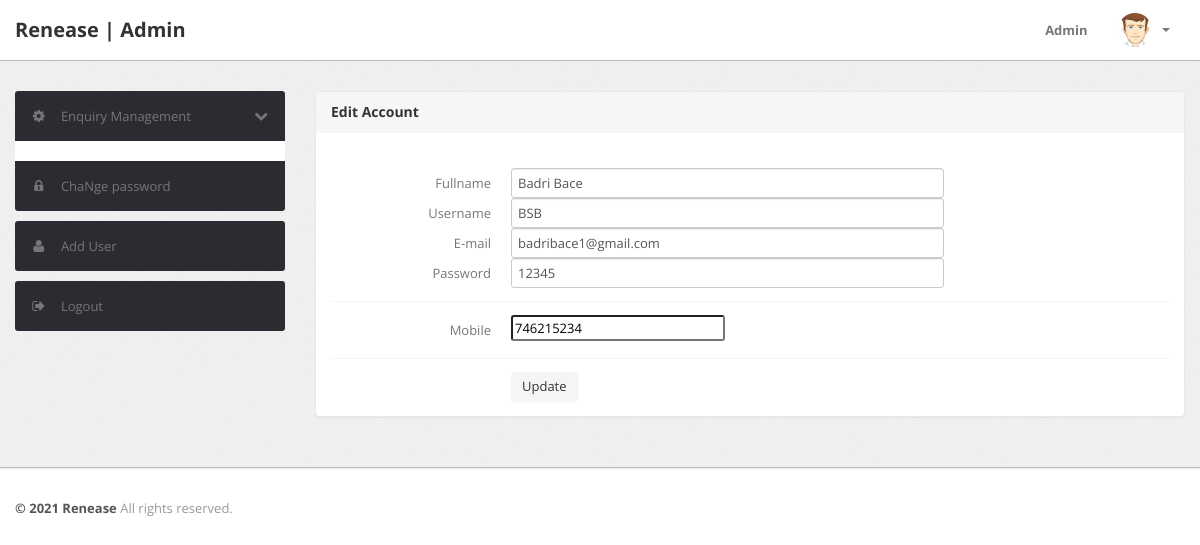
/RenEase/Admin/edit-user.php?id=3 (signed in), run on the app's committed database.
### tables this page shows
CREATE TABLE `users` (
  `id` int(11) NOT NULL,
  `fullname` varchar(50) NOT NULL,
  `username` varchar(50) NOT NULL,
  `email` varchar(50) NOT NULL,
  `password` varchar(50) NOT NULL,
  `PhoneNumber` int(10) NOT NULL,
  `RegON` timestamp NOT NULL DEFAULT current_timestamp()
);

### RenEase/Admin/edit-user.php (the view, shortened to what this page needs)
<?php
include('../setting/config.php');
?>
<!DOCTYPE html>
<html lang="en">
<head>
	<link type="text/css" href="bootstrap/css/bootstrap.min.css" rel="stylesheet">
	<link type="text/css" href="bootstrap/css/bootstrap-responsive.min.css" rel="stylesheet">
	<link type="text/css" href="css/theme.css" rel="stylesheet">
	<link type="text/css" href="images/icons/css/font-awesome.css" rel="stylesheet">
</head>
<body>
<?php include('include/header.php');?>
	<div class="wrapper">
		<div class="container">
			<div class="row">
<?php include('include/sidebar.php');?>
			<div class="span9">
					<div class="content">
						<div class="module">
							<div class="module-head">
								<h3>Edit Account</h3>
							</div>
							<div class="module-body">
									<br />
			<form class="form-horizontal row-fluid" name="Category" method="post" >
<?php
$id=intval($_GET['id']);
$query=mysqli_query($DBcon,"select * from users where id='$id'");
while($row=mysqli_fetch_array($query))
{
?>
<div class="control-group">
<label class="control-label" for="basicinput">Fullname</label>
<div class="controls">
<input type="text" placeholder="Enter Full Name"  name="names" value="<?php echo  htmlentities($row['fullname']);?>" class="span8 tip" required>
</div>
<label class="control-label" for="basicinput">Username</label>
<div class="controls">
<input type="text" placeholder="Enter User Name"  name="uname" value="<?php echo  htmlentities($row['username']);?>" class="span8 tip" required>
</div>
<label class="control-label" for="basicinput">E-mail</label>
<div class="controls">
<input type="text" placeholder="Enter mail address"  name="Email" value="<?php echo  htmlentities($row['email']);?>" class="span8 tip" required>
</div>
<label class="control-label" for="basicinput">Password</label>
<div class="controls">
<input type="text" placeholder="Enter Password"  name="pass" value="<?php echo  htmlentities($row['password']);?>" class="span8 tip" required>
</div>
</div>
<div class="control-group">
											<label class="control-label" for="basicinput">Mobile</label>
											<div class="controls">
												<input  name="mobile" value="<?php echo  htmlentities($row['PhoneNumber']);?>" >
											</div>
										</div>
									<?php } ?>
	<div class="control-group">
											<div class="controls">
												<button type="submit" name="submit" class="btn">Update</button>
											</div>
										</div>
									</form>
							</div>
						</div>
					</div>
				</div>
			</div>
		</div>
	</div>
<?php include('include/footer.php');?>
</body>

### RenEase/Admin/css/theme.css (style rules this page uses)
body { font-size: 13px; font-family: 'Open Sans', Arial, sans-serif; background: #fff; color: #777 }
h1, h2, h3, h4, h5, h6 { color: #333; margin-top: 0 }
h3 { font-size: 20px }
.wrapper { background: url(../images/bg.png) #eee; border-bottom: 1px solid #bbb; -webkit-box-shadow: 0 1px 2px rgba(0,0,0,0.1); -moz-box-shadow: 0 1px 2px rgba(0,0,0,0.1); box-shadow: 0 1px 2px rgba(0,0,0,0.1); padding: 30px 0 }
form { margin: 0 }
select, textarea, input[type="text"], input[type="password"], input[type="datetime"], input[type="datetime-local"], input[type="date"], input[type="month"], input[type="time"], input[type="week"], input[type="number"], input[type="email"], input[type="url"], input[type="search"], input[type="tel"], input[type="color"], .uneditable-input, label, input, button, select, textarea { -webkit-border-radius: 3px; -moz-border-radius: 3px; border-radius: 3px; font-size: 13px; font-family: 'Open Sans', Tahoma, Arial, sans-serif }
.module { background: #fff; -webkit-border-radius: 3px; -moz-border-radius: 3px; border-radius: 3px; border: 1px solid #ccc; border-bottom-color: #bbb; -webkit-box-shadow: 0 0 1px rgba(0,0,0,0.2); -moz-box-shadow: 0 0 1px rgba(0,0,0,0.2); box-shadow: 0 0 1px rgba(0,0,0,0.2); margin-bottom: 30px }
.form-horizontal .control-group, .form-vertical .control-group { margin-bottom: 0 }
.form-horizontal .control-group+.control-group, .form-vertical .control-group+.control-group { margin-top: 13px; padding-top: 13px; border-top: 1px solid #f5f5f5 }
.btn, .btn-box { -webkit-border-radius: 3px; -moz-border-radius: 3px; border-radius: 3px }
.btn { font-size: 13px; font-weight: 600 }
.btn { display: inline-block; margin-bottom: 0; font-weight: 400; text-align: center; vertical-align: middle; cursor: pointer; background-image: none; border: 1px solid transparent; white-space: nowrap; padding: 4px 10px; font-size: 13px; line-height: 1.42857; border-radius: 4px; -webkit-user-select: none; -moz-user-select: none; -ms-user-select: none; user-select: none }
.module { box-shadow: 0 0 3px rgba(0,0,0,.1); border-color: #e9e9e9; margin-bottom: 20px; background-color: #fff; border-radius: 4px; -webkit-box-shadow: 0 1px 1px rgba(0,0,0,.05); box-shadow: 0 1px 1px rgba(0,0,0,.05); }
.module-head { color: #767676; background-color: #f6f6f6; border-color: #e9e9e9; padding: 10px 15px; border-bottom: 1px solid transparent; border-top-right-radius: 3px; border-top-left-radius: 3px; }
.module-head h3 { font-size: 14px; line-height: 20px; height: 20px; margin: 0 }
.module-body { padding: 15px }

### data on the page
users: names "Badri Bace", uname "BSB", Email "badribace1@gmail.com", pass "12345", mobile "746215234"
